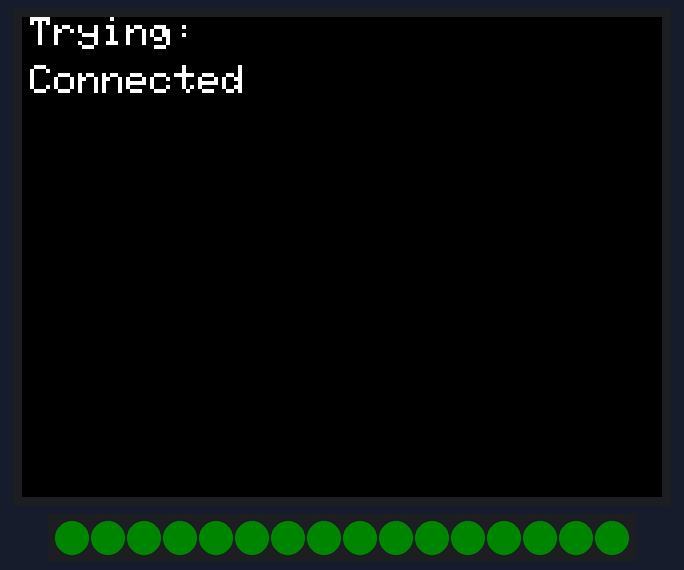
Bench run of a program on a simulated ESP32-C3. Parts: 320×240 colour display, 16 RGB LEDs in strip order, left to right. Dim RGB values are drawn brighter than linear; WiFi joins after 1.5 s; servers stay silent unless stated; the local clock reads 2024-03-15 10:24:30 at power-on unless the program sets it.

Above: at 1.8 s.
At 6.6 s:
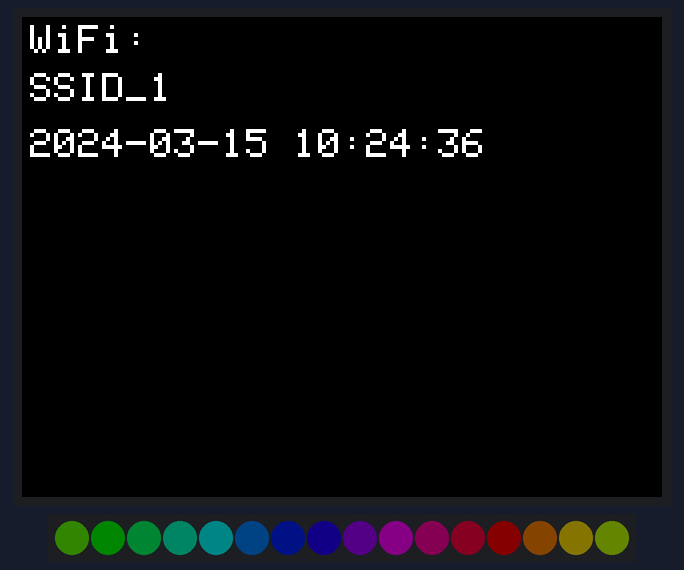
At 11.31 s:
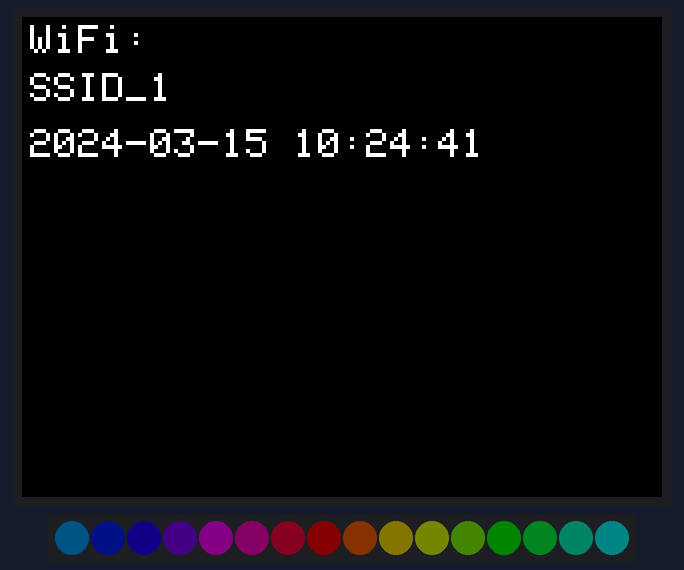
At 20.73 s:
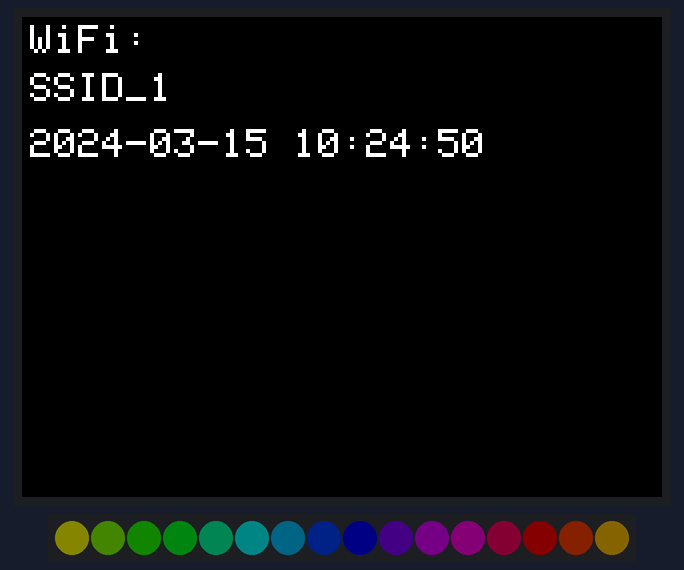
At 30.04 s:
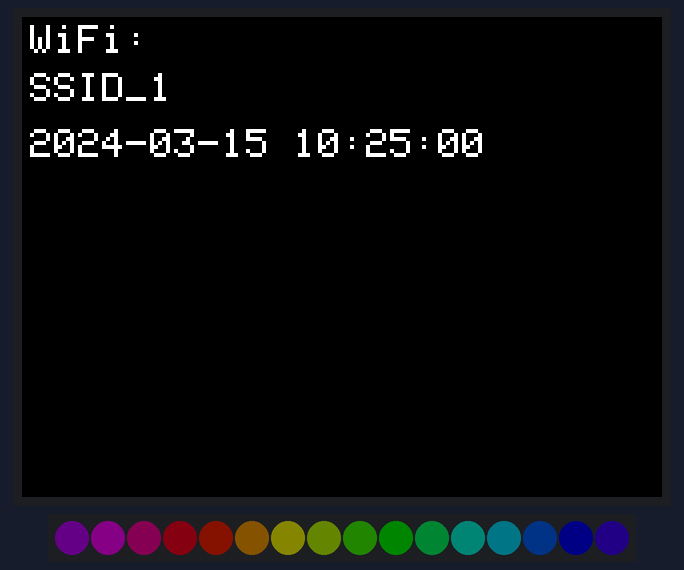
At 39.84 s:
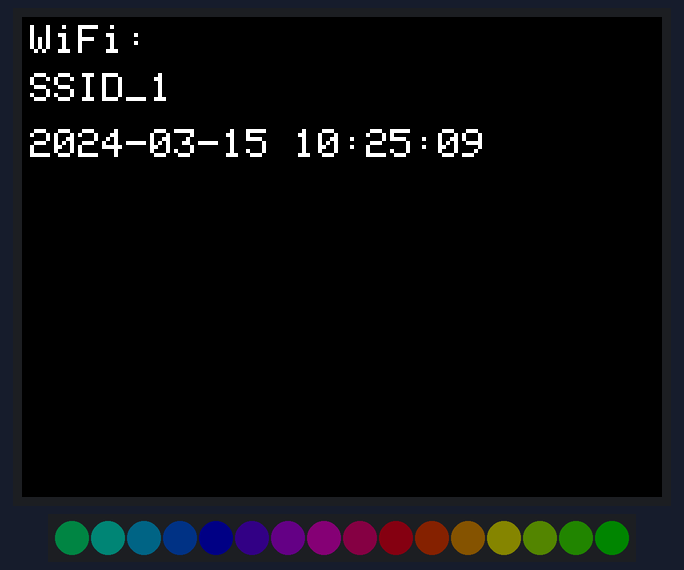

Measured:
- what the display in image 0 shows lasts 0.7 s, from 1.8 s to 2.5 s

The program:

main.cpp
```cpp
#include <Adafruit_GFX.h>
#include <Adafruit_ST7789.h>
#include <SPI.h>
#include <WiFi.h>
#include <Adafruit_NeoPixel.h>
#include "time.h"
#include "secrets.h"

// NTP settings
const char *ntpServer = "bh.pool.ntp.org";
const long gmtOffset_sec = 3 * 60 * 60; // Bahrain GMT+3
const int daylightOffset_sec = 0;

// TFT pins
#define TFT_CS 1
#define TFT_DC 0
#define TFT_RST -1
#define TFT_SCK 6
#define TFT_MOSI 7
// LED pins
#define LED_DATA_PIN 8
#define NUM_LEDS 16

Adafruit_ST7789 tft = Adafruit_ST7789(TFT_CS, TFT_DC, TFT_RST);
Adafruit_NeoPixel strip(NUM_LEDS, LED_DATA_PIN, NEO_GRB + NEO_KHZ800);

bool tryConnect(const char *ssid, const char *pass, unsigned long timeoutMs)
{
    WiFi.begin(ssid, pass);
    unsigned long start = millis();

    // show connecting indicator
    tft.fillRect(0, 24, 240, 24, ST77XX_BLACK);
    tft.setCursor(4, 24);
    tft.print("Connecting...");
    int dot = 0;

    while (millis() - start < timeoutMs)
    {
        if (WiFi.status() == WL_CONNECTED)
        {
            tft.fillRect(0, 24, 240, 24, ST77XX_BLACK);
            tft.setCursor(4, 24);
            tft.print("Connected");
            return true;
        }
        // update simple dot animation
        tft.fillRect(120, 24, 100, 16, ST77XX_BLACK);
        tft.setCursor(120, 24);
        for (int i = 0; i <= dot; ++i)
            tft.print('.');
        dot = (dot + 1) % 4;
        delay(300);
    }

    tft.fillRect(0, 24, 240, 24, ST77XX_BLACK);
    tft.setCursor(4, 24);
    tft.print("Connect failed");
    return false;
}

static void setAllRGB(uint8_t r, uint8_t g, uint8_t b)
{
    uint32_t color = strip.Color(r, g, b);
    for (int i = 0; i < NUM_LEDS; ++i)
        strip.setPixelColor(i, color);
    strip.show();
}

// tiny HSV->RGB helper using 0..65535 hue like ColorHSV expects
static uint32_t colorFromHSV16(uint16_t hue16, uint8_t sat = 255, uint8_t val = 150)
{
    return strip.ColorHSV(hue16, sat, val);
}

void setup()
{
    // TFT init
    SPI.begin(TFT_SCK, -1, TFT_MOSI, TFT_CS);
    tft.init(240, 320);
    tft.setRotation(1);
    tft.fillScreen(ST77XX_BLACK);
    tft.setTextSize(2);
    tft.setTextColor(ST77XX_WHITE);

    strip.begin();
    strip.setBrightness(8);
    strip.show();

    // Start as RED while trying networks
    setAllRGB(255, 0, 0);

    // Try saved networks and show progress on TFT
    const unsigned long perNetworkTimeout = 5000; // ms
    bool connected = false;
    for (size_t i = 0; i < wifiCredsCount; ++i)
    {
        tft.fillRect(0, 0, 240, 24, ST77XX_BLACK);
        tft.setCursor(4, 0);
        tft.print("Trying:");
        tft.setCursor(4, 28);
        tft.print(wifiCreds[i].ssid);

        if (tryConnect(wifiCreds[i].ssid, wifiCreds[i].pass, perNetworkTimeout))
        {
            connected = true;
            break;
        }
        delay(300);
    }

    if (!connected)
    {
        // show RED and message (stays red)
        setAllRGB(255, 0, 0);
        tft.fillScreen(ST77XX_BLACK);
        tft.setCursor(4, 4);
        tft.print("No WiFi");
        // still continue; time won't initialize until connected
    }
    else
    {
        // brief GREEN pulse on successful connect
        setAllRGB(0, 255, 0);
        delay(700);
        // blackout briefly to transition to rainbow later
        setAllRGB(0, 0, 0);

        // init time (NTP)
        configTime(gmtOffset_sec, daylightOffset_sec, ntpServer);
        tft.fillRect(0, 0, 240, 56, ST77XX_BLACK);
        tft.setCursor(4, 4);
        tft.print("WiFi:");
        tft.setCursor(4, 28);
        tft.print(WiFi.SSID());
    }
}

void loop()
{
    struct tm timeinfo;
    if (!getLocalTime(&timeinfo))
    {
        tft.fillRect(0, 56, 240, 32, ST77XX_BLACK); // clear time area
        tft.setCursor(4, 56);
        tft.print("No time");
        delay(1000);
        return;
    }

    char timebuf[32];
    strftime(timebuf, sizeof(timebuf), "%Y-%m-%d %H:%M:%S", &timeinfo);

    // clear only the rectangle where the time is drawn to avoid flicker
    tft.fillRect(0, 56, 240, 32, ST77XX_BLACK);
    tft.setCursor(4, 56);
    tft.print(timebuf);

    static uint16_t j = 0;
    for (int i = 0; i < NUM_LEDS; ++i)
    {
        strip.setPixelColor(i, strip.ColorHSV((j + i * 65536 / NUM_LEDS) & 0xFFFF));
    }
    strip.show();
    j += 256;
    delay(50);
}
```

secrets.example.h
```cpp
#ifndef SECRETS_EXAMPLE_H
#define SECRETS_EXAMPLE_H

struct WifiCred
{
    const char *ssid;
    const char *pass;
};

static const WifiCred wifiCreds[] = {
    {"SSID_1", "PASSWORD_1"},
    {"SSID_2", "PASSWORD_2"},
    {"SSID_3", "PASSWORD_3"}};

static const size_t wifiCredsCount = sizeof(wifiCreds) / sizeof(wifiCreds[0]);

#endif
```
